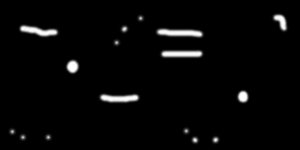
#> input picture Gel_Simulator/gel_synthTest.png, 300 x 150 px
$ python match.py --template gel_synthTest.png --images .
#> lines starting #> are read from the running program, lines starting #| are printed output that depends on the picture; after the words box and inside, x2 and y2 are one past the last pixel; in counts of white or black regions, pixels touching at a corner belong together
import numpy
import argparse
import imutils
import glob
import cv2

#argument parser
ap  = argparse.ArgumentParser()
ap.add_argument("-t", "--template", required = True, help = "Path to template image")
ap.add_argument("-i", "--images", required = True,
    help = "Path to images where template will be matched")
ap.add_argument("-v", "--visualize",
    help = "Flag indicating whether or not to visualize each iteration")
args = vars(ap.parse_args())

# load the image image, convert it to grayscale, and detect edges
template = cv2.imread(args["template"])
#> template is the input picture: shape (150, 300, 3); min 0, max 255, mean 7.2
template = cv2.cvtColor(template, cv2.COLOR_BGR2GRAY)
#> template: shape (150, 300)
template = cv2.Canny(template, 50, 200)
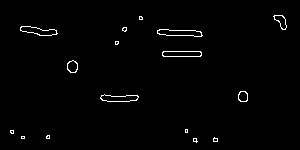
#> template: shape (150, 300); 1.3% white in thin lines or dots, all inside (x1, y1, x2, y2) = (10, 15, 287, 143)
(tH, tW) = template.shape[:2]
#> tH = 150; tW = 300
cv2.imshow("Template", template)

# loop over the images to find the template in
for imagePath in glob.glob(args["images"] + "/*.png"):
    # load the image, convert it to grayscale, and initialize the
    # bookkeeping variable to keep track of the matched region
    image = cv2.imread(imagePath)
    gray = cv2.cvtColor(image, cv2.COLOR_BGR2GRAY)
    found = None

    # loop over the scales of the image
#> (the run stopped early here; a loop or call above may not have finished)
